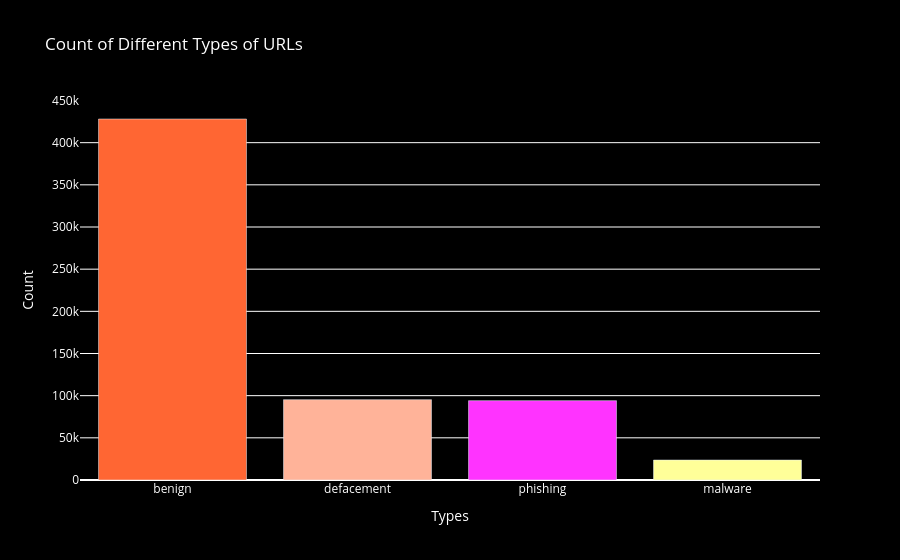

This figure's notebook cell:
### Code cell
count = data["type"].value_counts()

colors = ['#FF6633', '#FFB399', '#FF33FF', '#FFFF99', '#00B3E6',
    '#E6B333', '#3366E6', '#999966', '#99FF99', '#B34D4D']

fig = go.Figure(data=[go.Bar(x=count.index, y=count, marker=dict(color=colors))])
fig.update_layout(
    xaxis_title='Types',
    yaxis_title='Count',
    title='Count of Different Types of URLs',
    plot_bgcolor='black',
    paper_bgcolor='black',
    font=dict(color='white')
)
fig.update_xaxes(tickfont=dict(color='white'))
fig.update_yaxes(tickfont=dict(color='white'))
fig.show()

### Figure 1 — Plotly figure (JSON) as saved in the notebook; plotly's stock layout.template omitted (floating-point values rounded to 4 significant figures)
{"data": [{"marker": {"color": ["#FF6633", "#FFB399", "#FF33FF", "#FFFF99", "#00B3E6", "#E6B333", "#3366E6", "#999966", "#99FF99", "#B34D4D"]}, "type": "bar", "x": ["benign", "defacement", "phishing", "malware"], "y": [428080, 95308, 94092, 23645]}], "layout": {"font": {"color": "white"}, "paper_bgcolor": "black", "plot_bgcolor": "black", "title": {"text": "Count of Different Types of URLs"}, "xaxis": {"tickfont": {"color": "white"}, "title": {"text": "Types"}}, "yaxis": {"tickfont": {"color": "white"}, "title": {"text": "Count"}}}}
